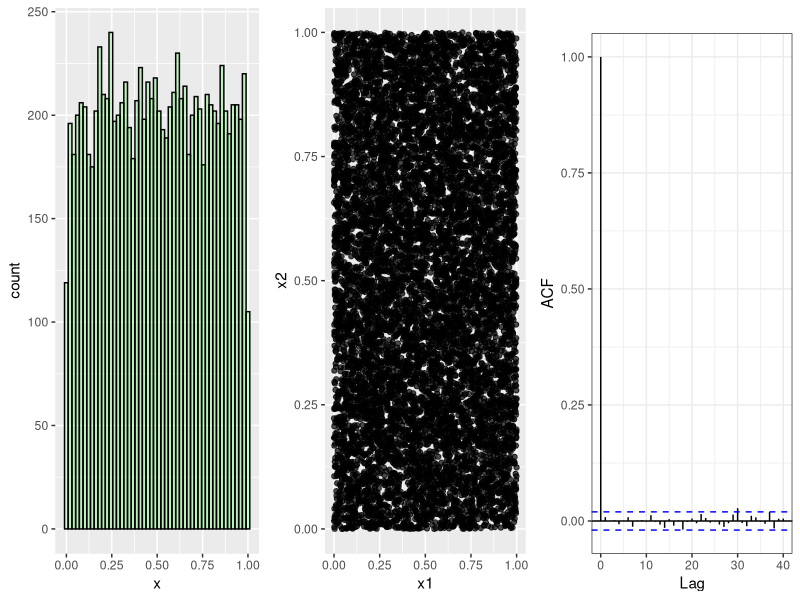
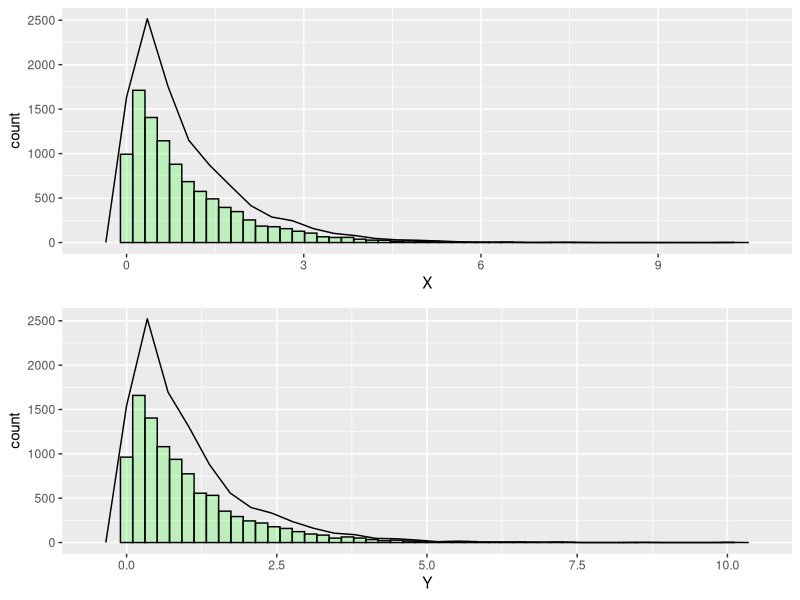
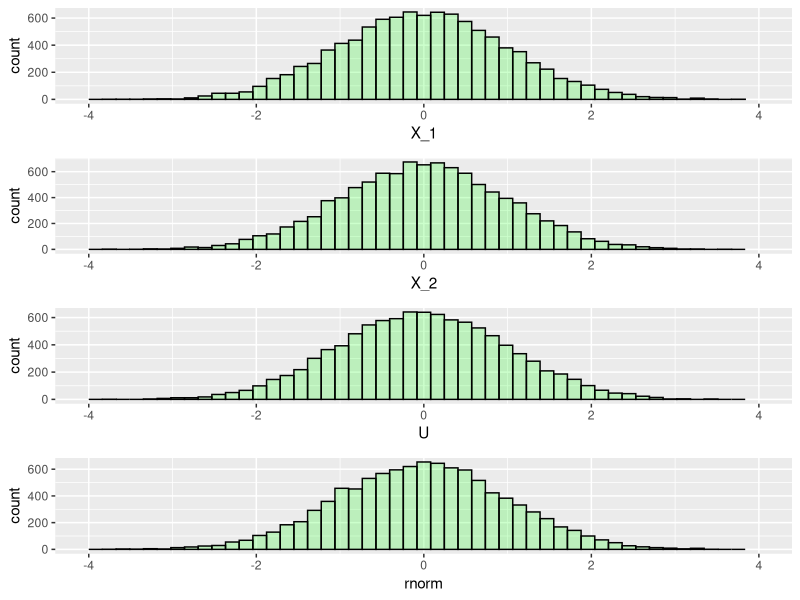
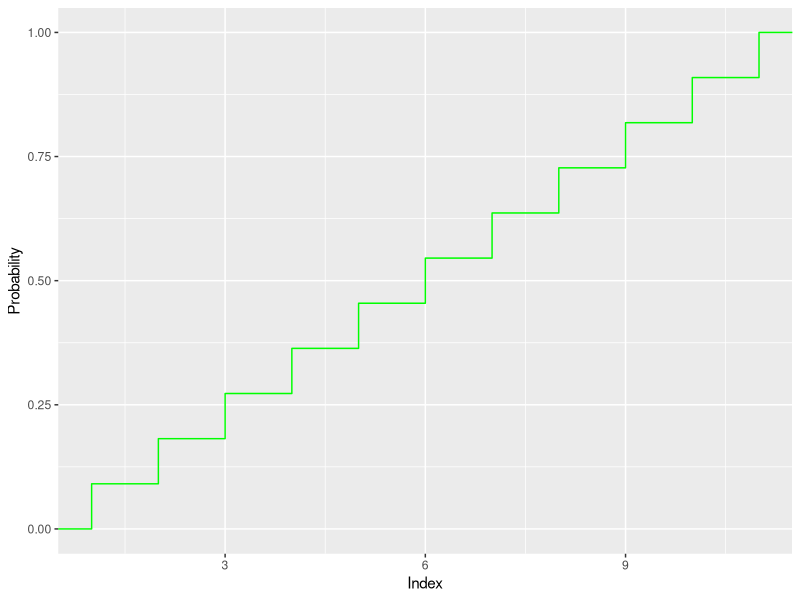
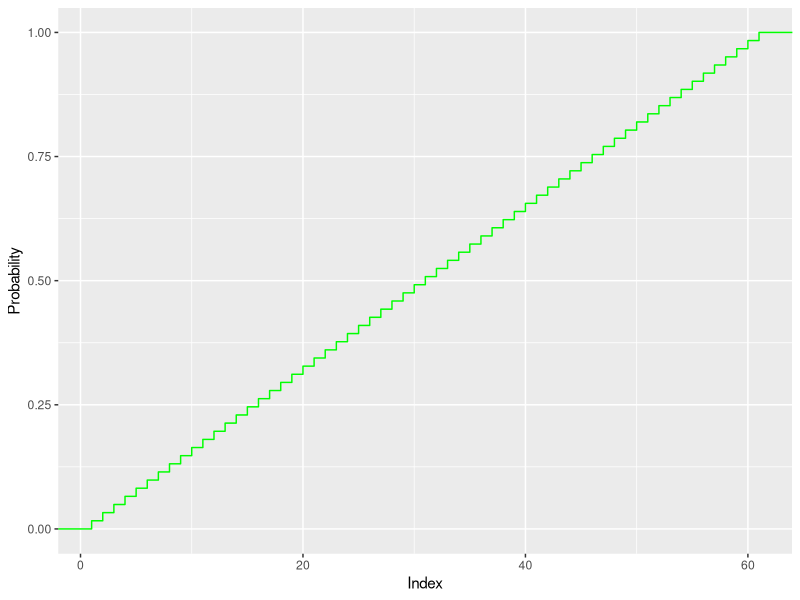
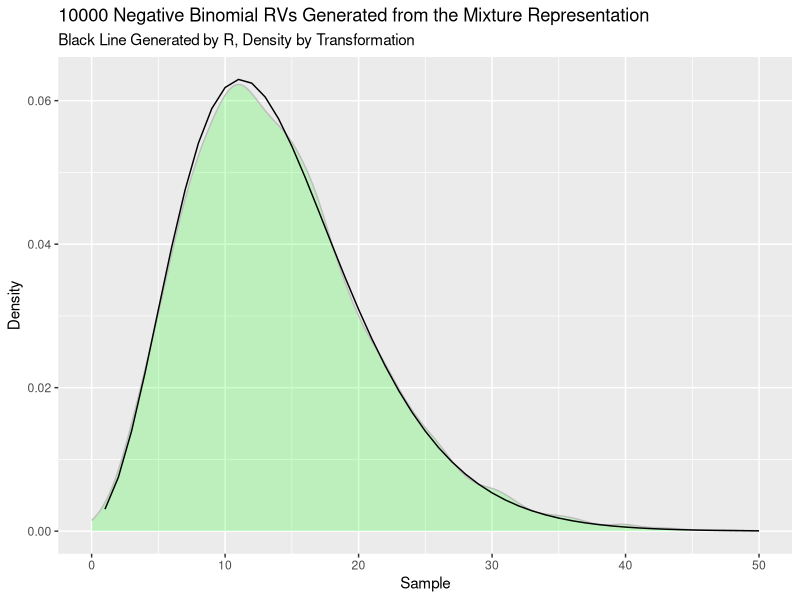
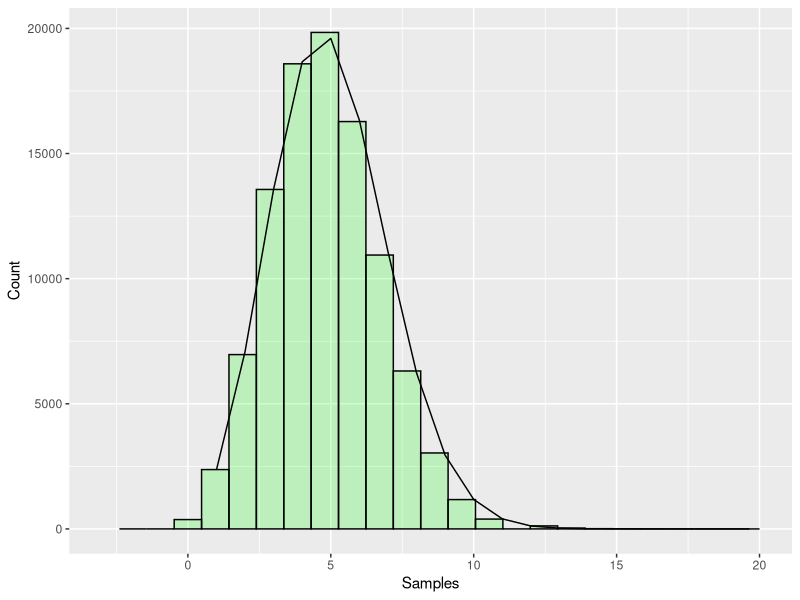

The R script that drew these images, in order:
## ---- chunk 1
knitr::opts_chunk$set(echo = TRUE)
options(warn=-1)
library(ggplot2)
library(dplyr)
## ---- chunk 2
# helper function to make ACF plots in ggplot
ggacf <- function(x, ci=0.95, type="correlation", xlab="Lag", ylab=NULL,
                  ylim=NULL, main=NULL, ci.col="blue", lag.max=NULL) {

    x <- as.data.frame(x)

    x.acf <- acf(x, plot=F, lag.max=lag.max, type=type)

    ci.line <- qnorm((1 - ci) / 2) / sqrt(x.acf$n.used)

    d.acf <- data.frame(lag=x.acf$lag, acf=x.acf$acf)

    g <- ggplot(d.acf, aes(x=lag, y=acf)) +
        geom_hline(yintercept=0) +
        geom_segment(aes(xend=lag, yend=0)) +
        geom_hline(yintercept=ci.line, color=ci.col, linetype="dashed") +
        geom_hline(yintercept=-ci.line, color=ci.col, linetype="dashed") +
        theme_bw() +
        xlab("Lag") +
        ggtitle(ifelse(is.null(main), "", main)) +
        if (is.null(ylab))
            ylab(ifelse(type=="partial", "PACF", "ACF"))
        else
            ylab(ylab)

    g
}
## ---- chunk 3
# generator 100 random uniform samples 
hunnit <- runif(100, min = 2, max = 5)

# check properties of uniform generator 

# create vector of randomly generated uniform vars
nsim <- 10^4 
x <- runif(nsim)

# vectors to plot 
x_1 <- x[-nsim] 

# adjacent pairs 
x_2 <- x[-1]

# place into dataframes
x <- tibble(x)
x_n <- tibble(x_1, x_2)

# plot 
x_hist <- ggplot(x, aes(x)) + geom_histogram(bins = 50, fill = "green", color = "black", alpha = 0.2)
x_plot <- ggplot(x_n, aes(x_1, x_2)) + geom_point(color = "black", alpha = 0.7) + xlab("x1") + ylab("x2")
x_acf <- ggacf(x)
gridExtra::grid.arrange(x_hist, x_plot, x_acf, ncol = 3)
## ---- chunk 4
# num random variables 
nsim <- 10^4 

U <- runif(nsim)

# transformation of uniforms 
X <- -log(U) 

# exponentials 
Y <- rexp(nsim)

# transform to data frames 
X <- tibble(X)
Y <- tibble(Y)

# plot
unif_hist <- ggplot(X, aes(X)) + geom_histogram(bins = 50, fill = "green", color = "black", alpha = 0.2) + geom_freqpoly()
exp_hist <- ggplot(Y, aes(Y)) + geom_histogram(bins = 50, fill = "green", color = "black", alpha = 0.2) + geom_freqpoly()
gridExtra::grid.arrange(unif_hist, exp_hist, nrow = 2)
## ---- chunk 5
# generate chi sq 6 dof 
U <- runif(3*10^4)

# matrix for sums
U <- matrix(data = U, nrow = 3)

# uniform to exponential 
X <- -log(U)

# sum up to get chi squares 
X <- 2 * apply(X, 2, sum)
## ---- chunk 6
# exercise 2.3, show that E[Z] = 0 and var(Z) = 1

# generate 12 unif rvs 
U <- runif(n = 12, min = -0.5, max = 0.5)

# set z = sum U_i
Z <- sum(U)

# expected value 
eU <- U * (1/12)
eU <- sum(eU)

# or E[U_i] = (1/2 + (- 1/2)) / 2 = 0, therefore E[Z] = 0 * (1/12 * 12) = 0. Similarly, var(U_i) = (1/12)(b - a)^2 = 1/12. Then Var(Z) = sum(var(U)) = 1
## ---- chunk 7
# using histograms, compare this CLT normal generator with the Box-Muller algorithm. Pay particular attention to tail probabilities

nsim = 10^4 
U_1 <- runif(nsim)
U_2 <- runif(nsim)

# transformed unif to norm
X_1 <- sqrt(-2 * log(U_1)) * cos(2 * pi * U_2)
X_2 <- sqrt(-2 * log(U_1)) * sin(2 * pi * U_2)

# rnorm for comparison 
reg_norm <- rnorm(n = 10^4, 0, 1)

# placeholder array
U <- array(0, dim = c(nsim))

# fill array with simulated unifs
for (i in 1:nsim){
  U[i] <- sum(runif(12, -0.5, 0.5))
}

# coerce to dataframe 
X_1 <- tibble(X_1)
X_2 <- tibble(X_2)
U <- tibble(U)
reg_norm <- tibble(reg_norm)

# plot 
x1_hist <- ggplot(X_1, aes(X_1)) + geom_histogram(bins = 50, fill = "green", color = "black",  alpha = 0.2) + scale_x_continuous(limits=c(-4, 4))
x2_hist <- ggplot(X_2, aes(X_2)) + geom_histogram(bins = 50, fill = "green", color = "black",  alpha = 0.2) + scale_x_continuous(limits=c(-4, 4))
u_hist <- ggplot(U, aes(U)) + geom_histogram(bins = 50, fill = "green", color = "black",  alpha = 0.2) + scale_x_continuous(limits=c(-4, 4))
reg_norm_hist <- ggplot(reg_norm, aes(reg_norm)) + geom_histogram(bins = 50, fill = "green", color = "black",  alpha = 0.2) + scale_x_continuous(limits=c(-4, 4)) + xlab("rnorm")
gridExtra::grid.arrange(x1_hist, x2_hist, u_hist, reg_norm_hist, nrow = 4)
## ---- chunk 8
# make a positive definite matrix for our multivariate norm. This is the identity matrix
identity_matrix <- diag(3)

# generative mvnorm density
mnormt::sadmvn(low = c(1, 2, 3), upper = c(10, 11, 12), mean = rep(0, 3), var = identity_matrix)
## ---- chunk 9

# make vector to store values 
binoms <- c()

# calculate binomial probabilities
for (i in 0:10){
  binoms <- append(binoms, pbinom(i, 10, 0.3))  
}

# make into table
binoms <- tibble("probability" = binoms)

# add row number, reorder rows
binoms <- binoms %>% mutate("index" = row_number()) %>% select("index", "probability") 


ggplot(binoms,aes(x = binoms$index)) + geom_step(aes(x = binoms$index, y = binoms$probability), color = "green", stat="ecdf") + xlab("Index") + ylab("Probability") 

binoms
## ---- chunk 10
# generate Poisson RVs for large values of lambda

numsims <- 10^4 
lambda <- 100 
spread <- 3 * sqrt(lambda) 

# generate a sequence of integer values in the range around the mean 
lambda_sequence <- round(seq(max(0, lambda - spread), lambda + spread, 1))

# generate probabilities of getting lambda_sequence values 
probs <- ppois(lambda_sequence, lambda)

# check to see what interval the uniform RV fell in and assign the corrent Poisson value to X 
rvs <- rep(0, numsims)

# notice how it only assigns values to the earliest RVs
for (i in 1:numsims){
  u <- runif(1)
  rvs[i] <- lambda_sequence[i] + sum(probs < u)
}

# plot 
probs <- probs %>% tibble("probability" = probs) 
probs <- probs %>% mutate("index" = row_number()) %>% select("index", "probability")
ggplot(probs, aes(x = probs$index)) + geom_step(aes(x = probs$index, y = probs$probability), color = "green", stat="ecdf") + xlab("Index") + ylab("Probability") 
## ---- chunk 11
# generate student t with v dof mixture

# parameter assignment 
numsims <- 10^4 
n <- 6
p <- 0.3 

# generate RVs 
y <- rgamma(numsims, n, rate = p / (1-p))
x <- rpois(numsims, y) 

# generate negative binom for comparison 
negbin <- dnbinom(1:50, n, p)

# place in tibble
x <- tibble("sample" = x)
x <- x  %>% mutate("index" = row_number()) %>% select("index", "sample")

negbin <- tibble("probability" = negbin)
negbin <- negbin %>% mutate("index" = row_number()) %>% select("index", "probability")

# plot 
ggplot(x, aes(x = x$sample)) + geom_density(fill = "green", color = "gray",  alpha = 0.2) + geom_line(data = negbin, aes(x = 1:50, y = negbin$probability)) + ylab("Density") + xlab("Sample") + 
  ggtitle("10000 Negative Binomial RVs Generated from the Mixture Representation", subtitle = "Black Line Generated by R, Density by Transformation") 
  
## ---- chunk 12
# u <- runif(1) * M
# y <- randg(1)

# while(u > f(y)/g(y)){
#   u <- runif(1) * m
#   y <- randg(1)
# }
## ---- chunk 13
# find max of beta
M_const <- optimize(f = function(x){dbeta(x, 2.7, 6.3)}, interval = c(0, 1), maximum = TRUE)
objective_M <- M_const$objective
## ---- chunk 14
# declare parameters
numsims <- 10^5 
a <- 2.7
b <- 6.3 

# generate distributions

# uniform over (0, M)
u <- runif(numsims, max = objective_M)

# generation from g
y <- runif(numsims)

# accepted subsample
x <- y[u < dbeta(y, a, b)]

# percentage accepted
length(x) / 10^5
## ---- chunk 15
x <- NULL 

while (length(x) < numsims){
  y <- runif(numsims * objective_M)
  x <- c(c, y[runif(numsims * objective_M) * objective_M < dbeta(y, a, b)])
}

x <- x[1:numsims]
## ---- chunk 16
# declare parameters 
numsims <- 10^5 
n <- 25
p <- 0.2

# binomial RV
binoms <- pbinom(c(0:n), n, p)

# placeholder array
genned_x <- array(0, numsims)

# generate cdf 
for (i in 1:numsims){
  u <- runif(1)
  genned_x[i] <- sum(binoms < u)
}

genned_x <- tibble("sample" = genned_x) %>% mutate("index" = row_number()) %>% select("index", "sample")

comparison_binom <- dbinom(1:n, n, p)
comparison_binom <- tibble("probability" = comparison_binom) %>% mutate("index" = row_number()) %>% select("index", "probability")

ggplot(genned_x, aes(x = genned_x$sample)) + geom_histogram(bins = 25, fill = "green", color = "black",  alpha = 0.2) + geom_line(data = comparison_binom, aes(x = 1:n, y = comparison_binom$probability * 100000)) + xlim(-3, 20) + xlab("Samples") + ylab("Count")

## ---- chunk 17
# poisson 1 through transformations 
pois_1 <- function(numsims, lambda){
  spread <- 3 * sqrt(lambda)
  lambda_samples <- round(seq(max(0, lambda - spread), lambda + spread, 1))
  pois_probs <- ppois(lambda_samples, lambda)
  approx <- rep(0, numsims)
  for (i in 1:numsims){
    u <- runif(1)
    approx[i] = max(lambda_samples[1], 0) + sum(pois_probs < u) - 1
  }
  return(approx)
}

# poisson 2 through exponential generators 
pois_2 <- function(numsims, lambda){
  approx <- rep(0, numsims)
  for (i in 1:numsims){
    sum <- 0
    k <- 1
    sum <- sum + rexp(1, lambda)
    while (sum < 1){
      sum <- sum + rexp(1, lambda)
      k <- k + 1
    }
    approx[i] <- k
  }
  return(approx)
}

# test functions against each other 
numsims <- 10^4
lambda <- 10

system.time(pois_1(numsims, lambda))
system.time(pois_2(numsims, lambda))
system.time(rpois(numsims, lambda))
